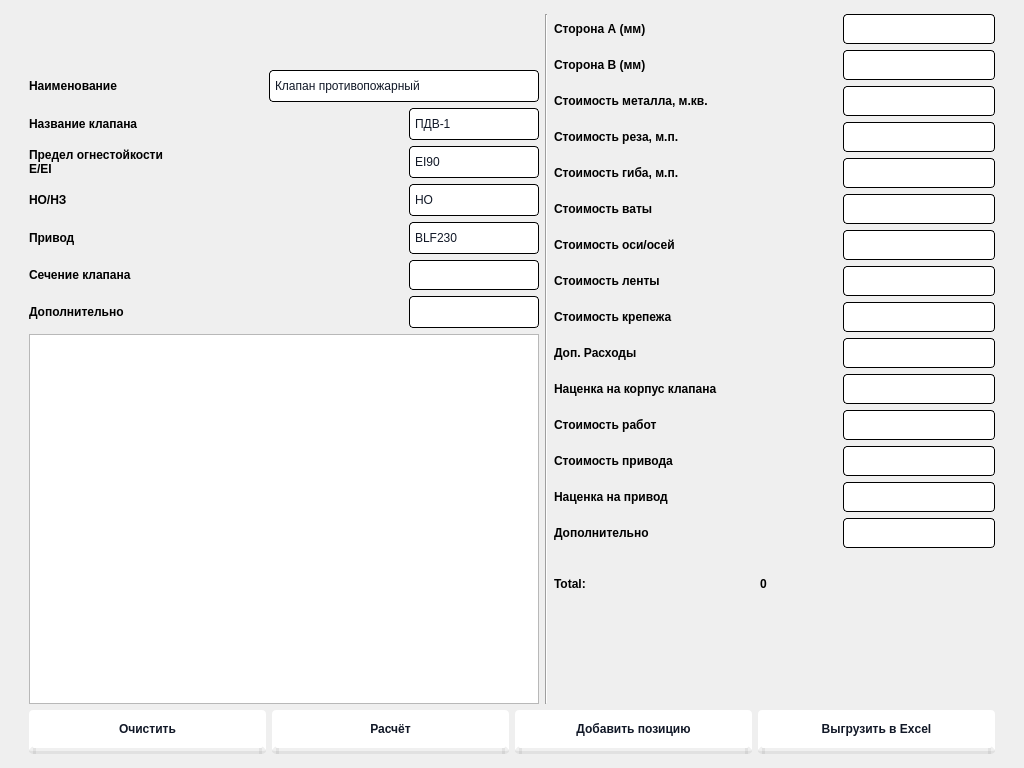
<?xml version="1.0" encoding="UTF-8"?>
<ui version="4.0">
 <class>MainWindow</class>
 <widget class="QMainWindow" name="MainWindow">
  <property name="geometry">
   <rect>
    <x>0</x>
    <y>0</y>
    <width>1024</width>
    <height>768</height>
   </rect>
  </property>
  <property name="sizePolicy">
   <sizepolicy hsizetype="Expanding" vsizetype="Expanding">
    <horstretch>0</horstretch>
    <verstretch>0</verstretch>
   </sizepolicy>
  </property>
  <property name="windowTitle">
   <string>MainWindow</string>
  </property>
  <property name="styleSheet">
   <string notr="true"> QComboBox{
	font: 10pt &quot;DejaVu Sans&quot;;
    color: #111827;
    background-color: #FFFFFF;   
    padding: 0px 5px 0px 5px;
    border-radius: 4px;
    border: 1px solid black;
    height: 30px;
    font-weight: 400;
    width: 100px;
}
QComboBox::drop-down {
	border: 0px;
}
QComboBox::down-arrow {
	image: url(&quot;/home/nikita/PycharmProjects/tc/drop-down-arrow.png&quot;); 
	width:15px;
	height:15px;
	margin-right: 5px;
}

 QComboBox QAbstractItemView {
	margin:0px;
    padding:0px;
    border: 0px solid darkgray;
    selection-background-color: lightgray;
	font: 10pt &quot;DejaVu Sans&quot;;
    color: #111827;
    background-color: #FFFFFF;
    padding: 5px;
    border-radius: 4px;
    border: 1px solid black;
    font-weight: 400;
 }

 QLabel{
	font: 10pt &quot;DejaVu Sans&quot;;
	min-width:200px;
    height: 30px;
    font-weight: 600;
}
QLineEdit {
min-width:150px;
max-width:250px;
font: 10pt &quot;DejaVu Sans&quot;;
    color: #111827;
    background-color: #FFFFFF;   

    border-radius: 4px;
    border: 1px solid black;
    height: 28px;
    font-weight: 400;
}

 QPushButton { 
            color: #111827;
            background-color: #FFFFFF;
            padding: 12px;
            border-radius: 4px;
            border-bottom: 6px solid rgba(0, 0, 0, 0.06);
  font-family: &quot;Inter var&quot;,ui-sans-serif,system-ui,-apple-system,system-ui,&quot;Segoe UI&quot;,Roboto,&quot;Helvetica Neue&quot;,Arial,&quot;Noto Sans&quot;,sans-serif,&quot;Apple Color Emoji&quot;,&quot;Segoe UI Emoji&quot;,&quot;Segoe UI Symbol&quot;,&quot;Noto Color Emoji&quot;;
  font-size: .875rem;
  font-weight: 600;
}
QPushButton:hover {
  background-color: rgb(249,250,251);
}

QPushButtonfocus {
  outline: 2px solid transparent;
  outline-offset: 2px;
}</string>
  </property>
  <widget class="QWidget" name="centralwidget">
   <property name="enabled">
    <bool>true</bool>
   </property>
   <property name="sizePolicy">
    <sizepolicy hsizetype="Expanding" vsizetype="Expanding">
     <horstretch>0</horstretch>
     <verstretch>0</verstretch>
    </sizepolicy>
   </property>
   <layout class="QVBoxLayout" name="verticalLayout_2">
    <property name="spacing">
     <number>16</number>
    </property>
    <property name="leftMargin">
     <number>20</number>
    </property>
    <property name="topMargin">
     <number>5</number>
    </property>
    <property name="rightMargin">
     <number>20</number>
    </property>
    <property name="bottomMargin">
     <number>5</number>
    </property>
    <item>
     <widget class="QScrollArea" name="scrollArea">
      <property name="enabled">
       <bool>true</bool>
      </property>
      <property name="sizePolicy">
       <sizepolicy hsizetype="Minimum" vsizetype="Minimum">
        <horstretch>0</horstretch>
        <verstretch>0</verstretch>
       </sizepolicy>
      </property>
      <property name="minimumSize">
       <size>
        <width>400</width>
        <height>400</height>
       </size>
      </property>
      <property name="styleSheet">
       <string notr="true">QScrollArea {
border:0px;
}</string>
      </property>
      <property name="verticalScrollBarPolicy">
       <enum>Qt::ScrollBarAsNeeded</enum>
      </property>
      <property name="widgetResizable">
       <bool>true</bool>
      </property>
      <widget class="QWidget" name="scrollAreaWidgetContents_4">
       <property name="geometry">
        <rect>
         <x>0</x>
         <y>0</y>
         <width>970</width>
         <height>746</height>
        </rect>
       </property>
       <property name="sizePolicy">
        <sizepolicy hsizetype="Minimum" vsizetype="Minimum">
         <horstretch>0</horstretch>
         <verstretch>0</verstretch>
        </sizepolicy>
       </property>
       <property name="minimumSize">
        <size>
         <width>730</width>
         <height>600</height>
        </size>
       </property>
       <layout class="QVBoxLayout" name="verticalLayout_5">
        <item>
         <layout class="QVBoxLayout" name="verticalLayout_3">
          <item>
           <layout class="QHBoxLayout" name="horizontalLayout_2">
            <property name="sizeConstraint">
             <enum>QLayout::SetDefaultConstraint</enum>
            </property>
            <property name="leftMargin">
             <number>0</number>
            </property>
            <property name="topMargin">
             <number>0</number>
            </property>
            <property name="rightMargin">
             <number>0</number>
            </property>
            <property name="bottomMargin">
             <number>0</number>
            </property>
            <item>
             <layout class="QVBoxLayout" name="verticalLayout">
              <item>
               <layout class="QHBoxLayout" name="horizontalLayout_14">
                <item>
                 <widget class="QLabel" name="label_2">
                  <property name="enabled">
                   <bool>true</bool>
                  </property>
                  <property name="sizePolicy">
                   <sizepolicy hsizetype="Preferred" vsizetype="Fixed">
                    <horstretch>0</horstretch>
                    <verstretch>0</verstretch>
                   </sizepolicy>
                  </property>
                  <property name="minimumSize">
                   <size>
                    <width>200</width>
                    <height>50</height>
                   </size>
                  </property>
                  <property name="maximumSize">
                   <size>
                    <width>16777215</width>
                    <height>50</height>
                   </size>
                  </property>
                  <property name="styleSheet">
                   <string notr="true">image: url(&quot;/home/nikita/PycharmProjects/auto-create/Bajan/logo.png&quot;);
height: 75px;
margin-bottom:10px;
padding:0px;</string>
                  </property>
                  <property name="text">
                   <string/>
                  </property>
                 </widget>
                </item>
               </layout>
              </item>
              <item>
               <layout class="QHBoxLayout" name="horizontalLayout">
                <item>
                 <widget class="QLabel" name="label">
                  <property name="text">
                   <string>Наименование</string>
                  </property>
                 </widget>
                </item>
                <item>
                 <spacer name="horizontalSpacer">
                  <property name="orientation">
                   <enum>Qt::Horizontal</enum>
                  </property>
                  <property name="sizeHint" stdset="0">
                   <size>
                    <width>40</width>
                    <height>20</height>
                   </size>
                  </property>
                 </spacer>
                </item>
                <item>
                 <widget class="QComboBox" name="name_1">
                  <property name="styleSheet">
                   <string notr="true">width: 240px;</string>
                  </property>
                  <item>
                   <property name="text">
                    <string>Клапан противопожарный</string>
                   </property>
                  </item>
                 </widget>
                </item>
               </layout>
              </item>
              <item>
               <layout class="QHBoxLayout" name="horizontalLayout_6">
                <item>
                 <widget class="QLabel" name="label_5">
                  <property name="text">
                   <string>Название клапана</string>
                  </property>
                 </widget>
                </item>
                <item>
                 <spacer name="horizontalSpacer_2">
                  <property name="orientation">
                   <enum>Qt::Horizontal</enum>
                  </property>
                  <property name="sizeHint" stdset="0">
                   <size>
                    <width>40</width>
                    <height>20</height>
                   </size>
                  </property>
                 </spacer>
                </item>
                <item>
                 <widget class="QComboBox" name="name_2">
                  <property name="layoutDirection">
                   <enum>Qt::LeftToRight</enum>
                  </property>
                  <property name="styleSheet">
                   <string notr="true"> QComboBox{
	font: 11pt &quot;DejaVu Sans&quot;;
    color: #111827;
    background-color: #FFFFFF;   
    padding: 0px 5px 0px 5px;
    border-radius: 4px;
    border: 1px solid black;
    height: 30px;
    font-weight: 400;
}
QComboBox::drop-down {
	border: 0px;
}
QComboBox::down-arrow {
	image: url(&quot;/home/nikita/PycharmProjects/tc/drop-down-arrow.png&quot;); 
	width:15px;
	height:15px;
	margin-right: 5px;
}

 QComboBox QAbstractItemView {
	margin:0px;
    padding:0px;
    border: 0px solid darkgray;
    selection-background-color: lightgray;
	font: 11pt &quot;DejaVu Sans&quot;;
    color: #111827;
    background-color: #FFFFFF;
    padding: 5px;
    border-radius: 4px;
    border: 1px solid black;
    font-weight: 400;
 }</string>
                  </property>
                  <property name="placeholderText">
                   <string/>
                  </property>
                  <property name="frame">
                   <bool>false</bool>
                  </property>
                  <item>
                   <property name="text">
                    <string>ПДВ-1</string>
                   </property>
                  </item>
                  <item>
                   <property name="text">
                    <string>ПДВ-2</string>
                   </property>
                  </item>
                  <item>
                   <property name="text">
                    <string>ПДВ-2-Л</string>
                   </property>
                  </item>
                 </widget>
                </item>
               </layout>
              </item>
              <item>
               <layout class="QHBoxLayout" name="horizontalLayout_7">
                <item>
                 <widget class="QLabel" name="label_6">
                  <property name="text">
                   <string>Предел огнестойкости 
Е/EI</string>
                  </property>
                 </widget>
                </item>
                <item>
                 <spacer name="horizontalSpacer_3">
                  <property name="orientation">
                   <enum>Qt::Horizontal</enum>
                  </property>
                  <property name="sizeHint" stdset="0">
                   <size>
                    <width>40</width>
                    <height>20</height>
                   </size>
                  </property>
                 </spacer>
                </item>
                <item>
                 <widget class="QComboBox" name="limit_fire_resistance">
                  <property name="layoutDirection">
                   <enum>Qt::LeftToRight</enum>
                  </property>
                  <property name="styleSheet">
                   <string notr="true"/>
                  </property>
                  <property name="placeholderText">
                   <string/>
                  </property>
                  <property name="frame">
                   <bool>false</bool>
                  </property>
                  <item>
                   <property name="text">
                    <string>EI90</string>
                   </property>
                  </item>
                  <item>
                   <property name="text">
                    <string>EI150</string>
                   </property>
                  </item>
                  <item>
                   <property name="text">
                    <string>E90</string>
                   </property>
                  </item>
                  <item>
                   <property name="text">
                    <string>E150</string>
                   </property>
                  </item>
                 </widget>
                </item>
               </layout>
              </item>
              <item>
               <layout class="QHBoxLayout" name="horizontalLayout_9">
                <item>
                 <widget class="QLabel" name="label_8">
                  <property name="text">
                   <string>НО/НЗ</string>
                  </property>
                 </widget>
                </item>
                <item>
                 <spacer name="horizontalSpacer_4">
                  <property name="orientation">
                   <enum>Qt::Horizontal</enum>
                  </property>
                  <property name="sizeHint" stdset="0">
                   <size>
                    <width>40</width>
                    <height>20</height>
                   </size>
                  </property>
                 </spacer>
                </item>
                <item>
                 <widget class="QComboBox" name="no_nz">
                  <item>
                   <property name="text">
                    <string>НО</string>
                   </property>
                  </item>
                  <item>
                   <property name="text">
                    <string>НЗ</string>
                   </property>
                  </item>
                 </widget>
                </item>
               </layout>
              </item>
              <item>
               <layout class="QHBoxLayout" name="horizontalLayout_8">
                <item>
                 <widget class="QLabel" name="label_7">
                  <property name="text">
                   <string>Привод </string>
                  </property>
                 </widget>
                </item>
                <item>
                 <spacer name="horizontalSpacer_5">
                  <property name="orientation">
                   <enum>Qt::Horizontal</enum>
                  </property>
                  <property name="sizeHint" stdset="0">
                   <size>
                    <width>40</width>
                    <height>20</height>
                   </size>
                  </property>
                 </spacer>
                </item>
                <item>
                 <widget class="QComboBox" name="actuator">
                  <item>
                   <property name="text">
                    <string>BLF230</string>
                   </property>
                  </item>
                  <item>
                   <property name="text">
                    <string>BLE230</string>
                   </property>
                  </item>
                  <item>
                   <property name="text">
                    <string>ЭМ220</string>
                   </property>
                  </item>
                  <item>
                   <property name="text">
                    <string>BFL230</string>
                   </property>
                  </item>
                  <item>
                   <property name="text">
                    <string>BEN230</string>
                   </property>
                  </item>
                  <item>
                   <property name="text">
                    <string>Б/П</string>
                   </property>
                  </item>
                 </widget>
                </item>
               </layout>
              </item>
              <item>
               <layout class="QHBoxLayout" name="horizontalLayout_12">
                <item>
                 <widget class="QLabel" name="label_11">
                  <property name="text">
                   <string>Сечение клапана</string>
                  </property>
                 </widget>
                </item>
                <item>
                 <spacer name="horizontalSpacer_11">
                  <property name="orientation">
                   <enum>Qt::Horizontal</enum>
                  </property>
                  <property name="sizeHint" stdset="0">
                   <size>
                    <width>40</width>
                    <height>20</height>
                   </size>
                  </property>
                 </spacer>
                </item>
                <item>
                 <widget class="QLineEdit" name="cut">
                  <property name="styleSheet">
                   <string notr="true">min-width: 128px;
max-width:128px;</string>
                  </property>
                 </widget>
                </item>
               </layout>
              </item>
              <item>
               <layout class="QHBoxLayout" name="horizontalLayout_4">
                <item>
                 <widget class="QLabel" name="label_4">
                  <property name="text">
                   <string>Дополнительно</string>
                  </property>
                 </widget>
                </item>
                <item>
                 <spacer name="horizontalSpacer_6">
                  <property name="orientation">
                   <enum>Qt::Horizontal</enum>
                  </property>
                  <property name="sizeHint" stdset="0">
                   <size>
                    <width>40</width>
                    <height>20</height>
                   </size>
                  </property>
                 </spacer>
                </item>
                <item>
                 <widget class="QComboBox" name="additional_key">
                  <item>
                   <property name="text">
                    <string/>
                   </property>
                  </item>
                  <item>
                   <property name="text">
                    <string>ТРУ</string>
                   </property>
                  </item>
                  <item>
                   <property name="text">
                    <string>K</string>
                   </property>
                  </item>
                  <item>
                   <property name="text">
                    <string>МС</string>
                   </property>
                  </item>
                 </widget>
                </item>
               </layout>
              </item>
              <item>
               <widget class="QListWidget" name="log_area">
                <property name="wordWrap">
                 <bool>true</bool>
                </property>
               </widget>
              </item>
             </layout>
            </item>
            <item>
             <widget class="Line" name="line">
              <property name="styleSheet">
               <string notr="true"/>
              </property>
              <property name="inputMethodHints">
               <set>Qt::ImhFormattedNumbersOnly</set>
              </property>
              <property name="orientation">
               <enum>Qt::Vertical</enum>
              </property>
             </widget>
            </item>
            <item>
             <layout class="QVBoxLayout" name="verticalLayout_4">
              <property name="sizeConstraint">
               <enum>QLayout::SetDefaultConstraint</enum>
              </property>
              <item>
               <layout class="QHBoxLayout" name="horizontalLayout_11">
                <item>
                 <widget class="QLabel" name="label_10">
                  <property name="text">
                   <string>Сторона А (мм)</string>
                  </property>
                 </widget>
                </item>
                <item>
                 <spacer name="horizontalSpacer_7">
                  <property name="orientation">
                   <enum>Qt::Horizontal</enum>
                  </property>
                  <property name="sizeHint" stdset="0">
                   <size>
                    <width>40</width>
                    <height>20</height>
                   </size>
                  </property>
                 </spacer>
                </item>
                <item>
                 <widget class="QLineEdit" name="width"/>
                </item>
               </layout>
              </item>
              <item>
               <layout class="QHBoxLayout" name="horizontalLayout_13">
                <item>
                 <widget class="QLabel" name="label_12">
                  <property name="text">
                   <string>Сторона B (мм)</string>
                  </property>
                 </widget>
                </item>
                <item>
                 <spacer name="horizontalSpacer_8">
                  <property name="orientation">
                   <enum>Qt::Horizontal</enum>
                  </property>
                  <property name="sizeHint" stdset="0">
                   <size>
                    <width>40</width>
                    <height>20</height>
                   </size>
                  </property>
                 </spacer>
                </item>
                <item>
                 <widget class="QLineEdit" name="height"/>
                </item>
               </layout>
              </item>
              <item>
               <layout class="QHBoxLayout" name="horizontalLayout_15">
                <item>
                 <widget class="QLabel" name="label_14">
                  <property name="text">
                   <string>Стоимость металла, м.кв.</string>
                  </property>
                  <property name="wordWrap">
                   <bool>true</bool>
                  </property>
                 </widget>
                </item>
                <item>
                 <spacer name="horizontalSpacer_10">
                  <property name="orientation">
                   <enum>Qt::Horizontal</enum>
                  </property>
                  <property name="sizeHint" stdset="0">
                   <size>
                    <width>40</width>
                    <height>20</height>
                   </size>
                  </property>
                 </spacer>
                </item>
                <item>
                 <widget class="QLineEdit" name="cost_met"/>
                </item>
               </layout>
              </item>
              <item>
               <layout class="QHBoxLayout" name="horizontalLayout_22">
                <item>
                 <widget class="QLabel" name="label_21">
                  <property name="text">
                   <string>Стоимость реза, м.п.</string>
                  </property>
                 </widget>
                </item>
                <item>
                 <spacer name="horizontalSpacer_12">
                  <property name="orientation">
                   <enum>Qt::Horizontal</enum>
                  </property>
                  <property name="sizeHint" stdset="0">
                   <size>
                    <width>40</width>
                    <height>20</height>
                   </size>
                  </property>
                 </spacer>
                </item>
                <item>
                 <widget class="QLineEdit" name="cost_cut"/>
                </item>
               </layout>
              </item>
              <item>
               <layout class="QHBoxLayout" name="horizontalLayout_21">
                <item>
                 <widget class="QLabel" name="label_20">
                  <property name="text">
                   <string>Стоимость гиба, м.п.</string>
                  </property>
                 </widget>
                </item>
                <item>
                 <spacer name="horizontalSpacer_13">
                  <property name="orientation">
                   <enum>Qt::Horizontal</enum>
                  </property>
                  <property name="sizeHint" stdset="0">
                   <size>
                    <width>40</width>
                    <height>20</height>
                   </size>
                  </property>
                 </spacer>
                </item>
                <item>
                 <widget class="QLineEdit" name="cost_bend"/>
                </item>
               </layout>
              </item>
              <item>
               <layout class="QHBoxLayout" name="horizontalLayout_24">
                <item>
                 <widget class="QLabel" name="label_23">
                  <property name="text">
                   <string>Стоимость ваты</string>
                  </property>
                 </widget>
                </item>
                <item>
                 <spacer name="horizontalSpacer_14">
                  <property name="orientation">
                   <enum>Qt::Horizontal</enum>
                  </property>
                  <property name="sizeHint" stdset="0">
                   <size>
                    <width>40</width>
                    <height>20</height>
                   </size>
                  </property>
                 </spacer>
                </item>
                <item>
                 <widget class="QLineEdit" name="cost_vata"/>
                </item>
               </layout>
              </item>
              <item>
               <layout class="QHBoxLayout" name="horizontalLayout_35">
                <item>
                 <widget class="QLabel" name="label_34">
                  <property name="text">
                   <string>Стоимость оси/осей</string>
                  </property>
                 </widget>
                </item>
                <item>
                 <spacer name="horizontalSpacer_15">
                  <property name="orientation">
                   <enum>Qt::Horizontal</enum>
                  </property>
                  <property name="sizeHint" stdset="0">
                   <size>
                    <width>40</width>
                    <height>20</height>
                   </size>
                  </property>
                 </spacer>
                </item>
                <item>
                 <widget class="QLineEdit" name="cost_axis"/>
                </item>
               </layout>
              </item>
              <item>
               <layout class="QHBoxLayout" name="horizontalLayout_34">
                <item>
                 <widget class="QLabel" name="label_33">
                  <property name="text">
                   <string>Стоимость ленты</string>
                  </property>
                 </widget>
                </item>
                <item>
                 <spacer name="horizontalSpacer_16">
                  <property name="orientation">
                   <enum>Qt::Horizontal</enum>
                  </property>
                  <property name="sizeHint" stdset="0">
                   <size>
                    <width>40</width>
                    <height>20</height>
                   </size>
                  </property>
                 </spacer>
                </item>
                <item>
                 <widget class="QLineEdit" name="cost_strip"/>
                </item>
               </layout>
              </item>
              <item>
               <layout class="QHBoxLayout" name="horizontalLayout_33">
                <item>
                 <widget class="QLabel" name="label_32">
                  <property name="text">
                   <string>Стоимость крепежа</string>
                  </property>
                 </widget>
                </item>
                <item>
                 <spacer name="horizontalSpacer_22">
                  <property name="orientation">
                   <enum>Qt::Horizontal</enum>
                  </property>
                  <property name="sizeHint" stdset="0">
                   <size>
                    <width>40</width>
                    <height>20</height>
                   </size>
                  </property>
                 </spacer>
                </item>
                <item>
                 <widget class="QLineEdit" name="cost_screw"/>
                </item>
               </layout>
              </item>
              <item>
               <layout class="QHBoxLayout" name="horizontalLayout_36">
                <item>
                 <widget class="QLabel" name="label_35">
                  <property name="text">
                   <string>Доп. Расходы</string>
                  </property>
                 </widget>
                </item>
                <item>
                 <spacer name="horizontalSpacer_17">
                  <property name="orientation">
                   <enum>Qt::Horizontal</enum>
                  </property>
                  <property name="sizeHint" stdset="0">
                   <size>
                    <width>40</width>
                    <height>20</height>
                   </size>
                  </property>
                 </spacer>
                </item>
                <item>
                 <widget class="QLineEdit" name="extra_cost"/>
                </item>
               </layout>
              </item>
              <item>
               <layout class="QHBoxLayout" name="horizontalLayout_53">
                <item>
                 <widget class="QLabel" name="label_52">
                  <property name="text">
                   <string>Наценка на корпус клапана</string>
                  </property>
                  <property name="wordWrap">
                   <bool>true</bool>
                  </property>
                 </widget>
                </item>
                <item>
                 <spacer name="horizontalSpacer_18">
                  <property name="orientation">
                   <enum>Qt::Horizontal</enum>
                  </property>
                  <property name="sizeHint" stdset="0">
                   <size>
                    <width>40</width>
                    <height>20</height>
                   </size>
                  </property>
                 </spacer>
                </item>
                <item>
                 <widget class="QLineEdit" name="markup_box"/>
                </item>
               </layout>
              </item>
              <item>
               <layout class="QHBoxLayout" name="horizontalLayout_55">
                <item>
                 <widget class="QLabel" name="label_54">
                  <property name="text">
                   <string>Стоимость работ</string>
                  </property>
                 </widget>
                </item>
                <item>
                 <spacer name="horizontalSpacer_19">
                  <property name="orientation">
                   <enum>Qt::Horizontal</enum>
                  </property>
                  <property name="sizeHint" stdset="0">
                   <size>
                    <width>40</width>
                    <height>20</height>
                   </size>
                  </property>
                 </spacer>
                </item>
                <item>
                 <widget class="QLineEdit" name="cost_work"/>
                </item>
               </layout>
              </item>
              <item>
               <layout class="QHBoxLayout" name="horizontalLayout_54">
                <item>
                 <widget class="QLabel" name="label_53">
                  <property name="text">
                   <string>Стоимость привода</string>
                  </property>
                 </widget>
                </item>
                <item>
                 <spacer name="horizontalSpacer_20">
                  <property name="orientation">
                   <enum>Qt::Horizontal</enum>
                  </property>
                  <property name="sizeHint" stdset="0">
                   <size>
                    <width>40</width>
                    <height>20</height>
                   </size>
                  </property>
                 </spacer>
                </item>
                <item>
                 <widget class="QLineEdit" name="cost_drive"/>
                </item>
               </layout>
              </item>
              <item>
               <layout class="QHBoxLayout" name="horizontalLayout_58">
                <item>
                 <widget class="QLabel" name="label_57">
                  <property name="text">
                   <string>Наценка на привод</string>
                  </property>
                 </widget>
                </item>
                <item>
                 <spacer name="horizontalSpacer_21">
                  <property name="orientation">
                   <enum>Qt::Horizontal</enum>
                  </property>
                  <property name="sizeHint" stdset="0">
                   <size>
                    <width>40</width>
                    <height>20</height>
                   </size>
                  </property>
                 </spacer>
                </item>
                <item>
                 <widget class="QLineEdit" name="markup_drive"/>
                </item>
               </layout>
              </item>
              <item>
               <layout class="QHBoxLayout" name="horizontalLayout_16">
                <item>
                 <widget class="QLabel" name="label_3">
                  <property name="text">
                   <string>Дополнительно</string>
                  </property>
                 </widget>
                </item>
                <item>
                 <spacer name="horizontalSpacer_23">
                  <property name="orientation">
                   <enum>Qt::Horizontal</enum>
                  </property>
                  <property name="sizeHint" stdset="0">
                   <size>
                    <width>40</width>
                    <height>20</height>
                   </size>
                  </property>
                 </spacer>
                </item>
                <item>
                 <widget class="QLineEdit" name="additional"/>
                </item>
               </layout>
              </item>
              <item>
               <spacer name="verticalSpacer_3">
                <property name="orientation">
                 <enum>Qt::Vertical</enum>
                </property>
                <property name="sizeType">
                 <enum>QSizePolicy::Fixed</enum>
                </property>
                <property name="sizeHint" stdset="0">
                 <size>
                  <width>20</width>
                  <height>20</height>
                 </size>
                </property>
               </spacer>
              </item>
              <item>
               <layout class="QHBoxLayout" name="horizontalLayout_5">
                <item>
                 <widget class="QLabel" name="label_9">
                  <property name="styleSheet">
                   <string notr="true">	font: 12pt &quot;DejaVu Sans&quot;;
    height: 30px;
    font-weight: 600;</string>
                  </property>
                  <property name="text">
                   <string>Total:</string>
                  </property>
                 </widget>
                </item>
                <item>
                 <widget class="QLabel" name="total">
                  <property name="styleSheet">
                   <string notr="true">	font: 12pt &quot;DejaVu Sans&quot;;
    font-weight: 600;</string>
                  </property>
                  <property name="text">
                   <string>0</string>
                  </property>
                 </widget>
                </item>
                <item>
                 <spacer name="horizontalSpacer_9">
                  <property name="orientation">
                   <enum>Qt::Horizontal</enum>
                  </property>
                  <property name="sizeHint" stdset="0">
                   <size>
                    <width>40</width>
                    <height>20</height>
                   </size>
                  </property>
                 </spacer>
                </item>
               </layout>
              </item>
              <item>
               <spacer name="verticalSpacer_2">
                <property name="orientation">
                 <enum>Qt::Vertical</enum>
                </property>
                <property name="sizeHint" stdset="0">
                 <size>
                  <width>20</width>
                  <height>40</height>
                 </size>
                </property>
               </spacer>
              </item>
             </layout>
            </item>
           </layout>
          </item>
          <item>
           <layout class="QHBoxLayout" name="horizontalLayout_3">
            <item>
             <widget class="QPushButton" name="clear_params">
              <property name="text">
               <string>Очистить</string>
              </property>
             </widget>
            </item>
            <item>
             <widget class="QPushButton" name="calc_total">
              <property name="text">
               <string>Расчёт</string>
              </property>
             </widget>
            </item>
            <item>
             <widget class="QPushButton" name="add_position_btn">
              <property name="text">
               <string>Добавить позицию</string>
              </property>
             </widget>
            </item>
            <item>
             <widget class="QPushButton" name="make_excel">
              <property name="styleSheet">
               <string notr="true"/>
              </property>
              <property name="text">
               <string>Выгрузить в Excel</string>
              </property>
             </widget>
            </item>
           </layout>
          </item>
         </layout>
        </item>
       </layout>
      </widget>
     </widget>
    </item>
   </layout>
  </widget>
  <widget class="QMenuBar" name="menubar">
   <property name="geometry">
    <rect>
     <x>0</x>
     <y>0</y>
     <width>1024</width>
     <height>22</height>
    </rect>
   </property>
  </widget>
 </widget>
 <resources/>
 <connections/>
</ui>
